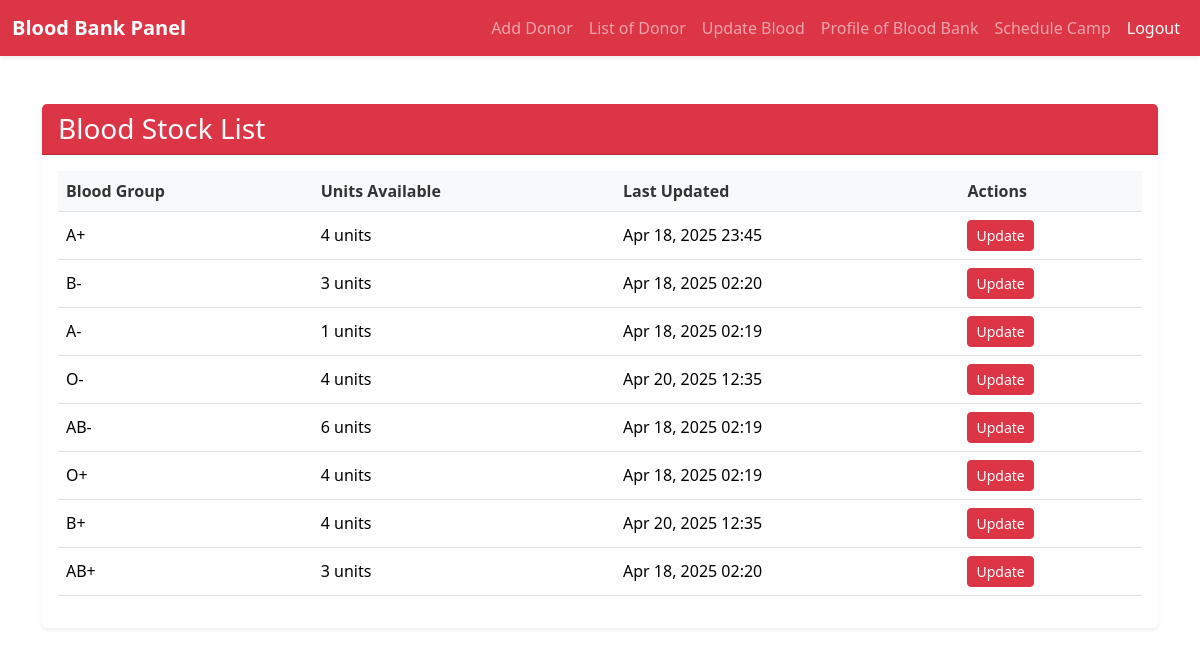
The page /blood-stock-list/ (signed in) on the database its author committed.
### core/models.py (models this page shows, shortened)
class BloodStock(models.Model):
    BLOOD_GROUP_CHOICES = [
        ('A+', 'A+'), ('A-', 'A-'),
        ('B+', 'B+'), ('B-', 'B-'),
        ('AB+', 'AB+'), ('AB-', 'AB-'),
        ('O+', 'O+'), ('O-', 'O-'),
    ]
    bloodbank = models.ForeignKey(BloodBankRegistration, on_delete=models.CASCADE, related_name='blood_stock')
    blood_group = models.CharField(max_length=3, choices=BLOOD_GROUP_CHOICES)
    units = models.PositiveIntegerField(default=0)
    last_updated = models.DateTimeField(auto_now=True)
    class Meta:
        unique_together = ('bloodbank', 'blood_group')

### core/views.py (the view)
# urls.py: path('blood-stock-list/', views.blood_stock_list, name='blood_stock_list'),
def blood_stock_list(request):
    user_id = request.session.get('bloodbank_user_id')
    if not user_id:
        return redirect('raktasewa_login')
    bloodbank = BloodBankRegistration.objects.get(id=user_id)
    blood_stock = BloodStock.objects.filter(bloodbank=bloodbank)
    return render(request, 'blood_stock_list.html', {
        'blood_stock': blood_stock
    })

### templates/blood_stock_list.html (shortened to what this page needs)
{% extends 'base2.html' %}
{% load static %}
{% block extra_head %}
  <link rel="stylesheet" href="{% static 'css/blood_stock.css' %}">
{% endblock %}
{% block content %}
<div class="container my-5">
    <div class="card shadow-sm">
        <div class="card-header bg-danger text-white">
            <h3 class="mb-0">Blood Stock List</h3>
        </div>
        <div class="card-body">
            <div class="table-responsive">
                <table class="table table-hover">
                    <thead>
                        <tr>
                            <th>Blood Group</th>
                            <th>Units Available</th>
                            <th>Last Updated</th>
                            <th>Actions</th>
                        </tr>
                    </thead>
                    <tbody>
                        {% for stock in blood_stock %}
                        <tr>
                            <td>{{ stock.blood_group }}</td>
                            <td>{{ stock.units }} units</td>
                            <td>{{ stock.last_updated|date:"M d, Y H:i" }}</td>
                            <td>
                                <a href="{% url 'update_blood_group' stock.blood_group %}" class="btn btn-sm btn-danger">Update</a>
                            </td>
                        </tr>
                        {% endfor %}
                    </tbody>
                </table>
            </div>
        </div>
    </div>
</div>
{% endblock %}

### static/css/blood_stock.css (style rules this page uses)
.card { border: none; margin-bottom: 1.5rem; }
.card-header { background-color: #dc3545; color: white; }
.card-header h3 { margin-bottom: 0; }
.table th { background-color: #f8f9fa; color: #333; font-weight: 600; }
.table td { vertical-align: middle; }
.btn-danger { background-color: #dc3545; border-color: #dc3545; }
.btn-sm { padding: 0.25rem 0.5rem; font-size: 0.875rem; }
.table-responsive { overflow-x: auto; }

### rows shown on the page
BloodStock: blood_group "A+", units "4", last_updated "Apr 18, 2025 23:45"
BloodStock: blood_group "B-", units "3", last_updated "Apr 18, 2025 02:20"
BloodStock: blood_group "A-", units "1", last_updated "Apr 18, 2025 02:19"
BloodStock: blood_group "O-", units "4", last_updated "Apr 20, 2025 12:35"
BloodStock: blood_group "AB-", units "6", last_updated "Apr 18, 2025 02:19"
BloodStock: blood_group "O+", units "4", last_updated "Apr 18, 2025 02:19"
BloodStock: blood_group "B+", units "4", last_updated "Apr 20, 2025 12:35"
BloodStock: blood_group "AB+", units "3", last_updated "Apr 18, 2025 02:20"
